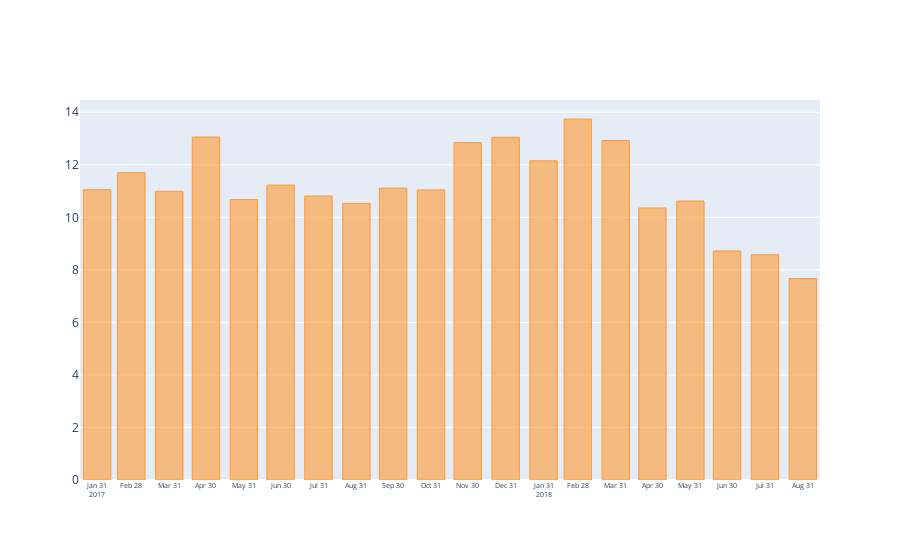

Write notebook code for a chart like this one.
### Markdown cell above
- 참고: https://plotly.com/python/reference/

### Code cell
layout = {
    'xaxis': {
        'showticklabels':True,
        "tick0": "2017-01-31",
        'dtick': 'M1',
        "tickfont": {
            "size": 7                
        }
    }
}
orders_date.iplot(kind="bar", layout=layout)

### Figure 1 — Plotly figure (JSON) as saved in the notebook; plotly's stock layout.template omitted (floating-point values rounded to 4 significant figures)
{"data": [{"marker": {"color": "rgba(255, 153, 51, 0.6)", "line": {"color": "rgba(255, 153, 51, 1.0)", "width": 1}}, "name": "delivery_time", "orientation": "v", "text": "", "type": "bar", "x": ["2017-01-31", "2017-02-28", "2017-03-31", "2017-04-30", "2017-05-31", "2017-06-30", "2017-07-31", "2017-08-31", "2017-09-30", "2017-10-31", "2017-11-30", "2017-12-31", "2018-01-31", "2018-02-28", "2018-03-31", "2018-04-30", "2018-05-31", "2018-06-30", "2018-07-31", "2018-08-31"], "y": [11.05, 11.7, 10.99, 13.06, 10.68, 11.23, 10.81, 10.53, 11.11, 11.04, 12.85, 13.05, 12.15, 13.74, 12.92, 10.36, 10.62, 8.722, 8.576, 7.67]}], "layout": {"xaxis": {"dtick": "M1", "showticklabels": true, "tick0": "2017-01-31", "tickfont": {"size": 7}}}}
